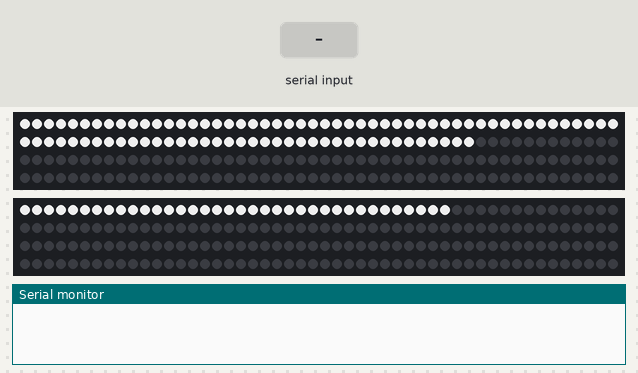
A sketch run on a simulated Arduino Uno, built with avr-gcc and run on an emulated ATmega328P. Shown: 2 × 200 RGB LEDs in strip order, left to right, continuing on the next row, the last lines printed to the serial monitor. The test bench sets the inputs (shaded band).

Above: at 3.7 s.
5.3 s: "TEST\n" received over Serial
At 5.7 s:
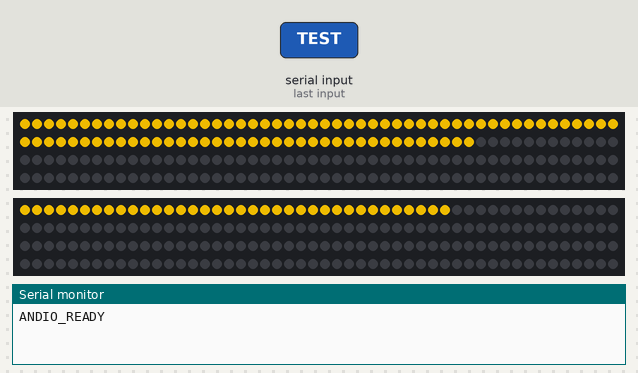
At 6.2 s:
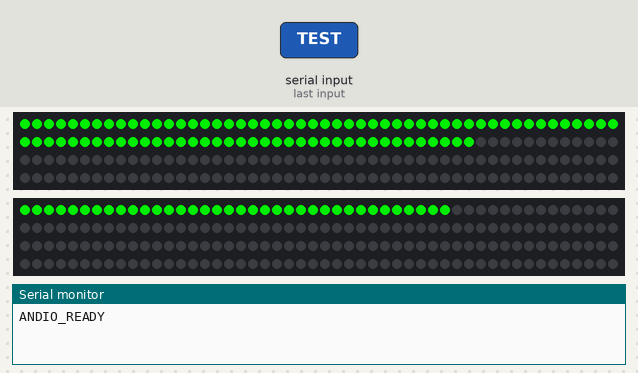
8.3 s: "HINT 150\n" received over Serial
At 8.43 s:
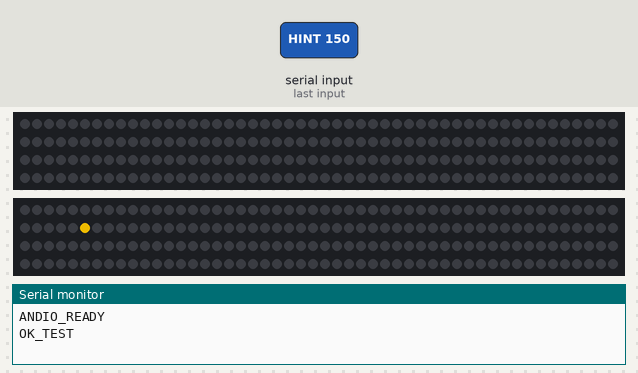
Timing chart, 0 to 11.3 s (numbered marks = the images above; inputs shaded):
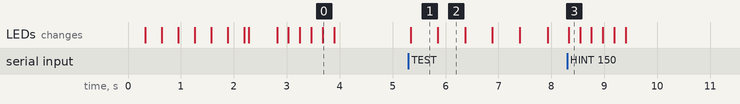

Measured:
- after the input at 5.3 s, the LEDs: change at once (image 1)
- after the input at 8.3 s, the LEDs: change at once (image 3)
- what the display in image 1 shows lasts 0.6 s, from 5.3 s to 5.9 s

The sketch:

AndioPiano_LED_Controller.ino
```cpp
/*
 * ANDIO PIANO - Arduino LED Controller v3.6
 *
 * Unterstützt 2 separate LED-Strips (weiße + schwarze Tasten)
 * Kommunikation über USB Serial oder Bluetooth
 *
 * Hardware: Arduino Nano/UNO/Mega oder ESP32
 * LED-Typ: WS2812B/NeoPixel kompatibel
 */

#include <FastLED.h>

// ===== KONFIGURATION =====
#define PIN_WHITE 6        // Data-Pin für weiße Tasten
#define PIN_BLACK 7        // Data-Pin für schwarze Tasten
#define MAX_LEDS 200       // Maximum LEDs pro Strip
#define BAUDRATE 115200    // Serial Baudrate

// LED-Arrays
CRGB ledsWhite[MAX_LEDS];
CRGB ledsBlack[MAX_LEDS];

// Aktuelle Konfiguration
int numWhite = 88;         // Anzahl weiße Tasten
int numBlack = 36;         // Anzahl schwarze Tasten
int ledsPerWhiteKey = 1;   // LEDs pro weiße Taste
int ledsPerBlackKey = 1;   // LEDs pro schwarze Taste
uint8_t brightness = 200;  // Global 0-255
bool isPaused = false;

// Farbdefinitionen (Standard Andio)
const CRGB COLOR_OFF = CRGB::Black;
const CRGB COLOR_YELLOW = CRGB(255, 200, 0);   // Voranzeige
const CRGB COLOR_GREEN = CRGB(0, 255, 0);      // Korrekt
const CRGB COLOR_RED = CRGB(255, 0, 0);        // Falsch
const CRGB COLOR_BLUE = CRGB(0, 100, 255);     // System
const CRGB COLOR_CYAN = CRGB(0, 255, 255);     // Kalibrier-Marker

// MIDI-Mapping (C0 = 12, C1 = 24, C4 = 60, etc.)
// Weiße Tasten: MIDI 21-108 (A0-C8)
// Schwarze Tasten: dazwischen

void setup() {
  Serial.begin(BAUDRATE);

  // LED-Strips initialisieren
  FastLED.addLeds<WS2812B, PIN_WHITE, GRB>(ledsWhite, MAX_LEDS);
  FastLED.addLeds<WS2812B, PIN_BLACK, GRB>(ledsBlack, MAX_LEDS);
  FastLED.setBrightness(brightness);

  // Startup-Sequenz
  startupAnimation();

  Serial.println("ANDIO_READY");
}

void loop() {
  if (Serial.available()) {
    String cmd = Serial.readStringUntil('\n');
    cmd.trim();
    processCommand(cmd);
  }

  // Periodic refresh
  FastLED.show();
  delay(10);
}

void processCommand(String cmd) {
  // CFG BRIGHT=<0-255> LEN_W=<n> LEN_B=<m> LPKW=<1|2> LPKB=<1|2> PINW=<pin> PINB=<pin>
  if (cmd.startsWith("CFG")) {
    parseConfig(cmd);
    Serial.println("OK_CFG");
  }

  // N <midi> <state>
  // state: 0=off, 1=yellow, 2=green, 3=red, 4=blue, 5=cyan
  else if (cmd.startsWith("N ")) {
    int midi = cmd.substring(2, cmd.indexOf(' ', 2)).toInt();
    int state = cmd.substring(cmd.lastIndexOf(' ') + 1).toInt();
    setNote(midi, state);
    Serial.println("OK_N");
  }

  // C - Clear all
  else if (cmd == "C") {
    clearAll();
    Serial.println("OK_C");
  }

  // PAUSE on|off
  else if (cmd.startsWith("PAUSE")) {
    isPaused = cmd.endsWith("on");
    Serial.println(isPaused ? "OK_PAUSE_ON" : "OK_PAUSE_OFF");
  }

  // HINT <midi> - Blink hint for wrong note
  else if (cmd.startsWith("HINT")) {
    int midi = cmd.substring(5).toInt();
    blinkHint(midi);
    Serial.println("OK_HINT");
  }

  // TEST - Testsequenz
  else if (cmd == "TEST") {
    testSequence();
    Serial.println("OK_TEST");
  }

  else {
    Serial.println("ERR_UNKNOWN_CMD");
  }
}

void parseConfig(String cmd) {
  // Parse alle Parameter
  int idx;

  if ((idx = cmd.indexOf("BRIGHT=")) != -1) {
    brightness = cmd.substring(idx + 7, cmd.indexOf(' ', idx)).toInt();
    FastLED.setBrightness(brightness);
  }

  if ((idx = cmd.indexOf("LEN_W=")) != -1) {
    numWhite = cmd.substring(idx + 6, cmd.indexOf(' ', idx)).toInt();
  }

  if ((idx = cmd.indexOf("LEN_B=")) != -1) {
    numBlack = cmd.substring(idx + 6, cmd.indexOf(' ', idx)).toInt();
  }

  if ((idx = cmd.indexOf("LPKW=")) != -1) {
    ledsPerWhiteKey = cmd.substring(idx + 5, cmd.indexOf(' ', idx)).toInt();
  }

  if ((idx = cmd.indexOf("LPKB=")) != -1) {
    ledsPerBlackKey = cmd.substring(idx + 5, cmd.indexOf(' ', idx)).toInt();
  }
}

void setNote(int midi, int state) {
  if (isPaused && state != 4) return; // Bei Pause nur System-Commands

  // Bestimme ob weiß oder schwarz (vereinfacht)
  bool isBlack = isBlackKey(midi);
  int ledIndex = midiToLedIndex(midi, isBlack);

  CRGB color;
  switch (state) {
    case 0: color = COLOR_OFF; break;
    case 1: color = COLOR_YELLOW; break;
    case 2: color = COLOR_GREEN; break;
    case 3: color = COLOR_RED; break;
    case 4: color = COLOR_BLUE; break;
    case 5: color = COLOR_CYAN; break;
    default: color = COLOR_OFF;
  }

  if (isBlack) {
    for (int i = 0; i < ledsPerBlackKey && ledIndex + i < MAX_LEDS; i++) {
      ledsBlack[ledIndex + i] = color;
    }
  } else {
    for (int i = 0; i < ledsPerWhiteKey && ledIndex + i < MAX_LEDS; i++) {
      ledsWhite[ledIndex + i] = color;
    }
  }
}

bool isBlackKey(int midi) {
  // MIDI-Noten: C=0, C#=1, D=2, D#=3, E=4, F=5, F#=6, G=7, G#=8, A=9, A#=10, B=11
  int note = midi % 12;
  return (note == 1 || note == 3 || note == 6 || note == 8 || note == 10);
}

int midiToLedIndex(int midi, bool isBlack) {
  // Vereinfachtes Mapping (ab A0 = MIDI 21)
  if (isBlack) {
    // Schwarze Tasten: 5 pro Oktave, Start bei C# (MIDI 13, 25, 37...)
    int octave = (midi - 13) / 12;
    int noteInOctave = (midi - 13) % 12;

    // Mapping innerhalb Oktave: C#=0, D#=1, F#=2, G#=3, A#=4
    int blackIndex = 0;
    if (noteInOctave == 1) blackIndex = 0;      // C#
    else if (noteInOctave == 3) blackIndex = 1; // D#
    else if (noteInOctave == 6) blackIndex = 2; // F#
    else if (noteInOctave == 8) blackIndex = 3; // G#
    else if (noteInOctave == 10) blackIndex = 4;// A#

    return (octave * 5 + blackIndex) * ledsPerBlackKey;
  } else {
    // Weiße Tasten: 7 pro Oktave
    int octave = (midi - 12) / 12;
    int noteInOctave = (midi - 12) % 12;

    // C=0, D=1, E=2, F=3, G=4, A=5, B=6
    int whiteIndex = 0;
    if (noteInOctave == 0) whiteIndex = 0;
    else if (noteInOctave == 2) whiteIndex = 1;
    else if (noteInOctave == 4) whiteIndex = 2;
    else if (noteInOctave == 5) whiteIndex = 3;
    else if (noteInOctave == 7) whiteIndex = 4;
    else if (noteInOctave == 9) whiteIndex = 5;
    else if (noteInOctave == 11) whiteIndex = 6;

    return (octave * 7 + whiteIndex) * ledsPerWhiteKey;
  }
}

void clearAll() {
  fill_solid(ledsWhite, MAX_LEDS, CRGB::Black);
  fill_solid(ledsBlack, MAX_LEDS, CRGB::Black);
  FastLED.show();
}

void blinkHint(int midi) {
  // 3x blinken für Hinweis
  for (int i = 0; i < 3; i++) {
    setNote(midi, 1); // Gelb
    FastLED.show();
    delay(200);
    setNote(midi, 0); // Aus
    FastLED.show();
    delay(200);
  }
}

void startupAnimation() {
  // Regenbogen-Sweep
  for (int i = 0; i < numWhite * ledsPerWhiteKey; i++) {
    ledsWhite[i] = CHSV(i * 255 / (numWhite * ledsPerWhiteKey), 255, 255);
    FastLED.show();
    delay(10);
  }
  delay(500);
  clearAll();

  // Dreimal blinken weiß
  for (int i = 0; i < 3; i++) {
    fill_solid(ledsWhite, numWhite * ledsPerWhiteKey, CRGB::White);
    fill_solid(ledsBlack, numBlack * ledsPerBlackKey, CRGB::White);
    FastLED.show();
    delay(200);
    clearAll();
    delay(200);
  }
}

void testSequence() {
  // Test: Alle Farben durchlaufen
  const CRGB colors[] = {COLOR_YELLOW, COLOR_GREEN, COLOR_RED, COLOR_BLUE, COLOR_CYAN};
  const int numColors = 5;

  for (int c = 0; c < numColors; c++) {
    fill_solid(ledsWhite, numWhite * ledsPerWhiteKey, colors[c]);
    fill_solid(ledsBlack, numBlack * ledsPerBlackKey, colors[c]);
    FastLED.show();
    delay(500);
  }

  clearAll();
}

/*
 * PROTOKOLL-BEISPIELE:
 *
 * App → Arduino:
 * ----------------
 * CFG BRIGHT=200 LEN_W=88 LEN_B=36 LPKW=1 LPKB=1
 * N 60 1        // MIDI 60 (C4) gelb
 * N 60 2        // MIDI 60 grün (korrekt)
 * N 62 3        // MIDI 62 rot (falsch)
 * HINT 60       // Taste 60 blinken
 * C             // Alle LEDs löschen
 * PAUSE on      // Pause aktivieren
 * TEST          // Testsequenz
 *
 * Arduino → App:
 * ----------------
 * ANDIO_READY   // Beim Start
 * OK_CFG        // Config empfangen
 * OK_N          // Note gesetzt
 * OK_C          // Cleared
 * ERR_UNKNOWN_CMD
 */
```
